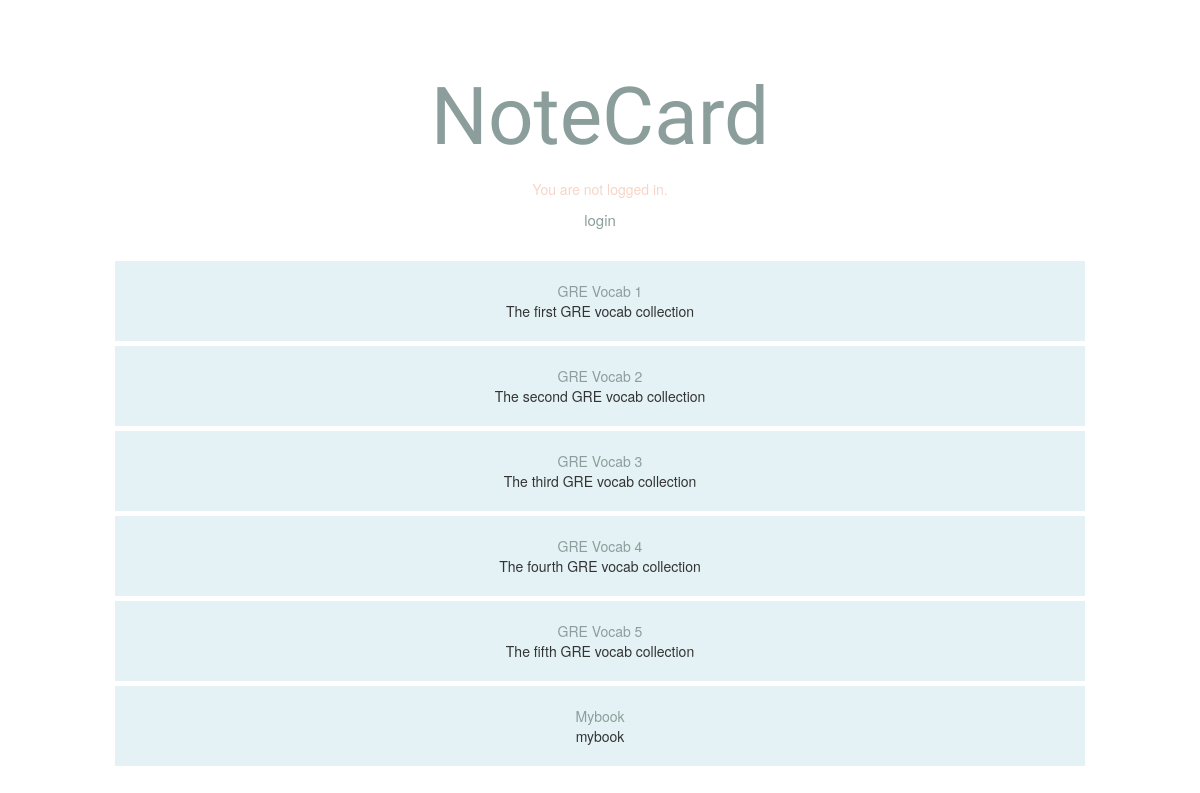
Page /notebook on the earlier database version.
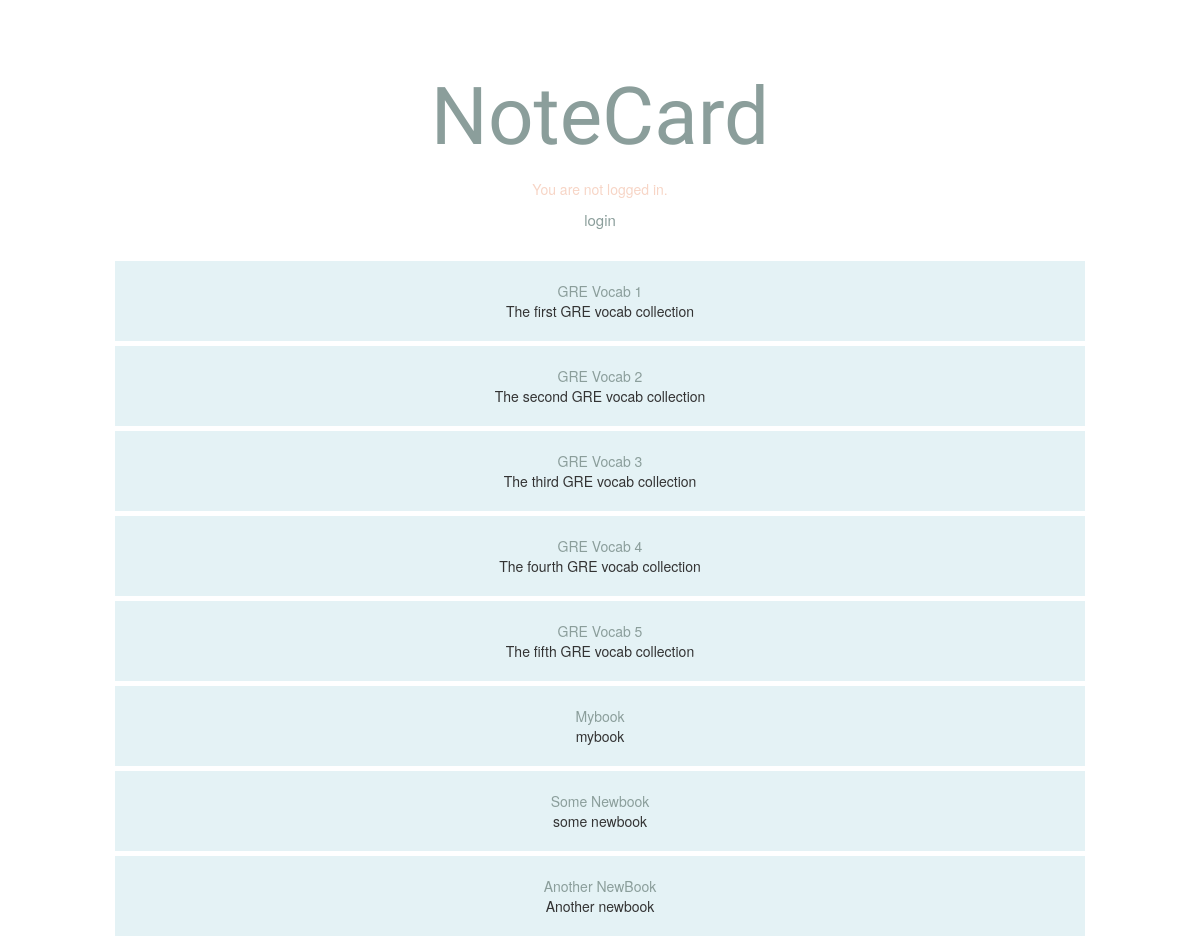
Same page on the later database version.
### database_setup.py (models this page shows, shortened)
class Notebook(Base):
    __tablename__ = 'notebook'
    id = Column(Integer, primary_key=True)
    name = Column(String(250), nullable=False)
    description = Column(String(250))
    user_id = Column(Integer, ForeignKey('user.id'))
    user = relationship(User)

### main.py (the view)
@app.route('/')
@app.route('/notebook')
def showNotebooks():
    notebooks = session.query(Notebook).all()
    return render_template('allbooks.html', notebooks = notebooks)

### templates/allbooks.html (shortened to what this page needs)
{% extends "base.html" %}
{% block content %}
{% include "header.html" %}
<div class='notebook-list text-center'>
{% for n in notebooks %}
    <div class='row notebook'>
        <div class='col-md-12'>
            <div>
                <a class='notebook-name' href='{{url_for('showCards', notebook_id = n.id)}}'>{{n.name}}</a>
            </div>
            <div>{{n.description}}</div>
        </div>
    </div>
{% endfor %}
</div>
{% endblock %}

### templates/base.html (shortened to what this page needs)
<!DOCTYPE html>
<html lang='en'>
    <head>
        <link rel="stylesheet" href="//netdna.bootstrapcdn.com/bootstrap/3.1.1/css/bootstrap.min.css">
        <link rel="stylesheet" href="{{ url_for('static', filename='style.css') }}">
    </head>
    <body>
        <div class="container">
            {% block content %}
            {% endblock %}
        </div>
    </body>
</html>

### templates/header.html (shortened to what this page needs)
<div class='row header text-center'>
    <div class='row banner'>
        <div class='col-md-12 banner-logo'>
            <a href='/'>NoteCard</a>
        </div>
    </div>
    <div class='greeting'>
        {% if not session['email'] %}
            You are not logged in.
        {% else %}
            You are now logged in as <b>{{session['email']}}</b><br>
            You are {{session['username']}}
        {% endif %}
    </div>
    <div class='row log'>
    {% if not session['email'] %}
        <a href='{{url_for('showLogin')}}'>login</a>
    {% else %}
        <a href='{{url_for('disconnect')}}'>Logout</a>
    {% endif %}
    </div>
</div>

### static/style.css (style rules this page uses)
body { min-height: 100vh; width: 100%; display: flex; flex-wrap: wrap; background-color: #FFFFFF; }
a { color: #8B9E9B; }
@media screen and (min-width: 1000px) { body { width: 1000px; margin: auto; } }
.header { margin-bottom: 10px; }
.greeting { color: #f7d5c6; margin-top: 5px; margin-bottom: 10px; }
.log > a { margin-top: 10px; margin-bottom: 5px; color: #8B9E9B; font-size: 15px; }
.banner { max-height: 20%; margin-top: 30px; font-family: 'Yesteryear', cursive; }
.banner-logo { margin-top: 30px; font-size: 80px; font-weight: 30; color: #60C3C2; }
.notebook { min-width: 80%; background-color: #E4F2F5; margin-top: 5px; margin-bottom: 5px; margin-left: 0px; margin-right: 0px; padding-top: 20px; padding-bottom: 20px; padding-left: 10px; padding-right: 10px; }

Differences in the rows shown:
added Notebook: name "Some Newbook", description "some newbook"
added Notebook: name "Another NewBook", description "Another newbook"
